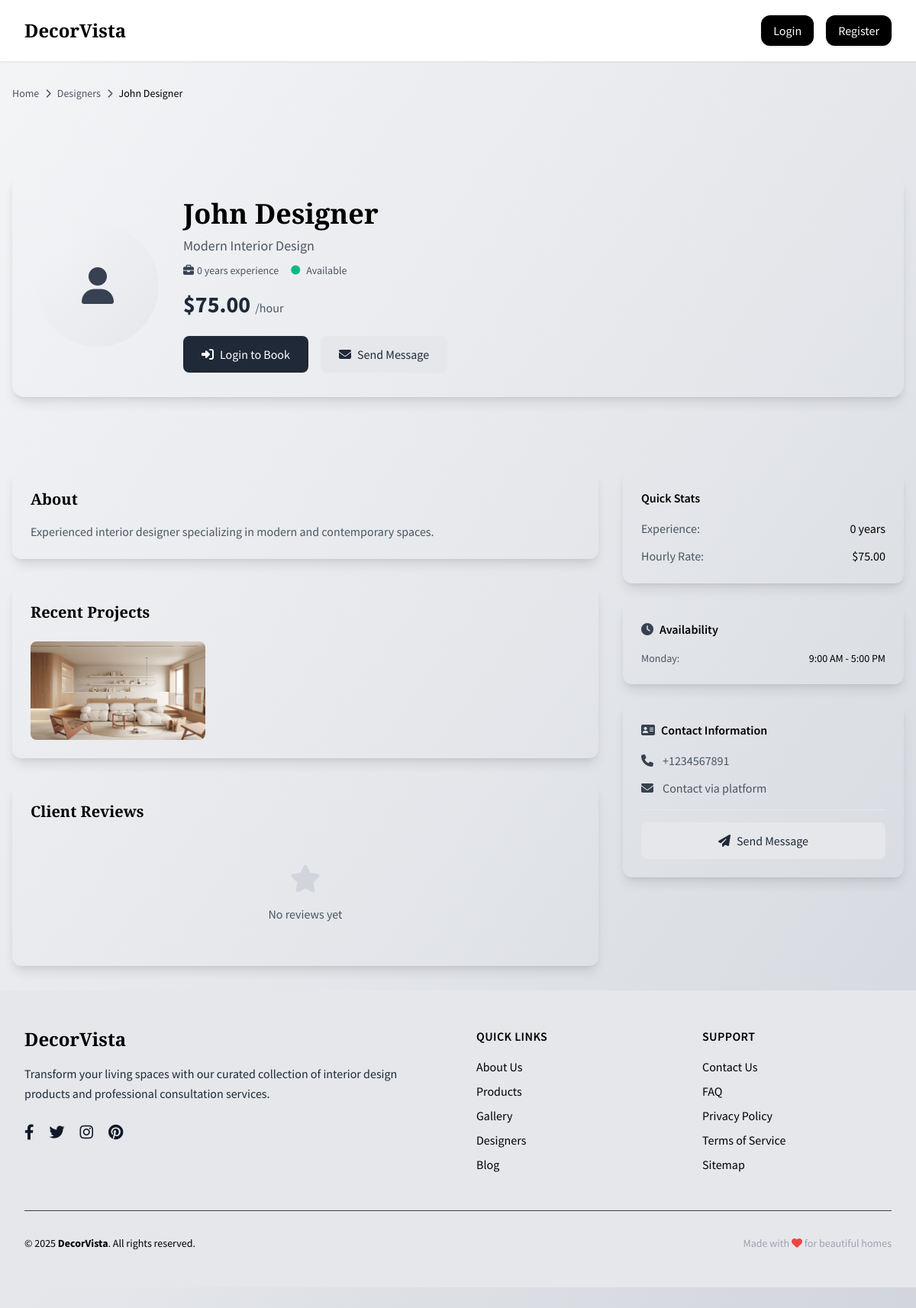
The app's page /designer-profile.php?id=1 with its own data.
### tables this page shows
CREATE TABLE `users` (
  `user_id` int(11) NOT NULL,
  `username` varchar(50) NOT NULL,
  `email` varchar(100) NOT NULL,
  `password` varchar(255) NOT NULL,
  `role` enum('homeowner','designer','admin') NOT NULL DEFAULT 'homeowner',
  `is_active` tinyint(1) NOT NULL DEFAULT 1,
  `created_at` timestamp NOT NULL DEFAULT current_timestamp(),
  `updated_at` timestamp NOT NULL DEFAULT current_timestamp() ON UPDATE current_timestamp()
);

CREATE TABLE `user_details` (
  `detail_id` int(11) NOT NULL,
  `user_id` int(11) NOT NULL,
  `first_name` varchar(50) DEFAULT NULL,
  `last_name` varchar(50) DEFAULT NULL,
  `phone` varchar(20) DEFAULT NULL,
  `address` text DEFAULT NULL,
  `profile_image` varchar(255) DEFAULT NULL,
  `created_at` timestamp NOT NULL DEFAULT current_timestamp(),
  `updated_at` timestamp NOT NULL DEFAULT current_timestamp() ON UPDATE current_timestamp()
);

CREATE TABLE `interior_designers` (
  `designer_id` int(11) NOT NULL,
  `user_id` int(11) NOT NULL,
  `first_name` varchar(50) NOT NULL,
  `last_name` varchar(50) NOT NULL,
  `phone` varchar(20) DEFAULT NULL,
  `address` text DEFAULT NULL,
  `years_experience` int(11) DEFAULT 0,
  `specialization` varchar(100) DEFAULT NULL,
  `portfolio_url` varchar(255) DEFAULT NULL,
  `bio` text DEFAULT NULL,
  `hourly_rate` decimal(10,2) DEFAULT NULL,
  `is_verified` tinyint(1) NOT NULL DEFAULT 0,
  `rating` decimal(3,2) DEFAULT 0.00,
  `total_reviews` int(11) DEFAULT 0,
  `created_at` timestamp NOT NULL DEFAULT current_timestamp(),
  `updated_at` timestamp NOT NULL DEFAULT current_timestamp() ON UPDATE current_timestamp(),
  `availability_status` enum('available','busy','unavailable') NOT NULL DEFAULT 'available'
);

CREATE TABLE `gallery` (
  `gallery_id` int(11) NOT NULL,
  `designer_id` int(11) DEFAULT NULL,
  `title` varchar(200) NOT NULL,
  `description` text DEFAULT NULL,
  `image_url` varchar(500) NOT NULL,
  `room_type` enum('living_room','bedroom','kitchen','bathroom','office','outdoor') NOT NULL,
  `style` enum('modern','traditional','minimalist','rustic','industrial','scandinavian') NOT NULL,
  `color_scheme` varchar(100) DEFAULT NULL,
  `is_featured` tinyint(1) NOT NULL DEFAULT 0,
  `is_active` tinyint(1) NOT NULL DEFAULT 1,
  `created_at` timestamp NOT NULL DEFAULT current_timestamp()
);

CREATE TABLE `designer_availability` (
  `availability_id` int(11) NOT NULL,
  `designer_id` int(11) NOT NULL,
  `day_of_week` enum('monday','tuesday','wednesday','thursday','friday','saturday','sunday') NOT NULL,
  `start_time` time NOT NULL,
  `end_time` time NOT NULL,
  `is_active` tinyint(1) DEFAULT 1,
  `created_at` timestamp NOT NULL DEFAULT current_timestamp(),
  `updated_at` timestamp NOT NULL DEFAULT current_timestamp() ON UPDATE current_timestamp()
);

### designer-profile.php (the view, shortened to what the rows shown need)
<?php
require_once 'config/config.php';
$designer_id = (int)($_GET['id'] ?? 0);
$conn = $db->getConnection();
$designer_query = "SELECT u.user_id, u.username, u.email,
                          ud.first_name, ud.last_name, ud.phone, ud.profile_image,
                          id.designer_id, id.years_experience, id.specialization, id.portfolio_url,
                          id.hourly_rate, id.bio, id.availability_status,
                          id.rating, id.total_reviews
                   FROM users u
                   JOIN user_details ud ON u.user_id = ud.user_id
                   JOIN interior_designers id ON u.user_id = id.user_id
                   WHERE id.designer_id = ? AND u.is_active = 1";
$stmt = $conn->prepare($designer_query);
$stmt->bind_param("i", $designer_id);
$stmt->execute();
$designer = $stmt->get_result()->fetch_assoc();
$availability_query = "SELECT da.day_of_week, da.start_time, da.end_time
                       FROM designer_availability da
                       WHERE da.designer_id = ? AND da.is_active = 1
                       ORDER BY FIELD(da.day_of_week, 'monday', 'tuesday', 'wednesday', 'thursday', 'friday', 'saturday', 'sunday')";
$stmt = $conn->prepare($availability_query);
$stmt->bind_param("i", $designer_id);
$stmt->execute();
$availability = $stmt->get_result()->fetch_all(MYSQLI_ASSOC);
$projects_query = "SELECT * FROM gallery WHERE designer_id = ? AND is_active = 1 ORDER BY created_at DESC LIMIT 6";
$stmt = $conn->prepare($projects_query);
$stmt->bind_param("i", $designer_id);
$stmt->execute();
$projects = $stmt->get_result()->fetch_all(MYSQLI_ASSOC);
include 'includes/header.php';
?>
<main data-scroll-container class="min-h-screen bg-gradient-to-br from-gray-100 via-gray-200 to-gray-300 pb-20">
    <section class="py-8 px-4" data-scroll-section>
        <div class="max-w-7xl mx-auto">
            <nav class="mb-8">
                <ol class="flex items-center space-x-2 text-sm text-gray-600">
                    <li><a href="/index.php" class="hover:text-gray-800 transition-colors duration-300">Home</a></li>
                    <li><i class="fas fa-chevron-right text-xs"></i></li>
                    <li><a href="/designers.php" class="hover:text-gray-800 transition-colors duration-300">Designers</a></li>
                    <li><i class="fas fa-chevron-right text-xs"></i></li>
                    <li class="text-black"><?php echo htmlspecialchars($designer['first_name'] . ' ' . $designer['last_name']); ?></li>
                </ol>
            </nav>
        </div>
    </section>
    <section class="py-8 px-4" data-scroll-section>
        <div class="max-w-7xl mx-auto">
            <div class="bg-white/80 backdrop-blur-lg rounded-2xl p-8 mb-8 shadow-lg hover:shadow-xl transition-shadow duration-300">
                <div class="flex flex-col lg:flex-row lg:items-center lg:space-x-8">
                    <div class="flex-1 text-center lg:text-left">
                        <div class="mb-4">
                            <h1 class="font-heading text-3xl lg:text-4xl font-bold text-black mb-2">
                                <?php echo htmlspecialchars($designer['first_name'] . ' ' . $designer['last_name']); ?>
                            </h1>
                            <?php if ($designer['specialization']): ?>
                                <p class="text-lg text-gray-600 font-medium mb-2">
                                    <?php echo htmlspecialchars($designer['specialization']); ?>
                                </p>
                            <?php endif; ?>
                            <div class="flex flex-wrap justify-center lg:justify-start items-center space-x-4 text-sm text-gray-600">
                                <div class="flex items-center">
                                    <i class="fas fa-briefcase mr-1 text-gray-700"></i>
                                    <?php echo $designer['years_experience']; ?> years experience
                                </div>
                                <div class="flex items-center">
                                    <i class="fas fa-circle text-xs mr-2 <?php
                                        echo $designer['availability_status'] === 'available' ? 'text-green-500' :
                                             ($designer['availability_status'] === 'busy' ? 'text-yellow-500' : 'text-red-500');
                                    ?>"></i>
                                    <?php echo ucfirst($designer['availability_status']); ?>
                                </div>
                            </div>
                        </div>
                        <?php if ($designer['hourly_rate']): ?>
                            <div class="mb-6">
                                <span class="text-2xl lg:text-3xl font-bold text-gray-800">
                                    <?php echo formatPrice($designer['hourly_rate']); ?>
                                </span>
                                <span class="text-gray-600">/hour</span>
                            </div>
                        <?php endif; ?>
                    </div>
                </div>
            </div>
        </div>
    </section>
    <section class="py-8 px-4" data-scroll-section>
        <div class="max-w-7xl mx-auto">
            <div class="grid grid-cols-1 lg:grid-cols-3 gap-8">
                <div class="lg:col-span-2 space-y-8">
                    <?php if ($designer['bio']): ?>
                        <div class="bg-white/80 backdrop-blur-lg rounded-xl p-6 shadow-lg hover:shadow-xl transition-shadow duration-300">
                            <h2 class="font-heading text-xl font-semibold text-black mb-4">About</h2>
                            <div class="prose prose-lg max-w-none text-gray-600">
                                <?php echo nl2br(htmlspecialchars($designer['bio'])); ?>
                            </div>
                        </div>
                    <?php endif; ?>
                    <?php if (!empty($projects)): ?>
                        <div class="bg-white/80 backdrop-blur-lg rounded-xl p-6 shadow-lg hover:shadow-xl transition-shadow duration-300">
                            <h2 class="font-heading text-xl font-semibold text-black mb-6">Recent Projects</h2>
                            <div class="grid grid-cols-1 sm:grid-cols-2 lg:grid-cols-3 gap-4">
                                <?php foreach ($projects as $project): ?>
                                    <div class="aspect-square rounded-lg overflow-hidden group cursor-pointer">
                                        <img src="<?php echo htmlspecialchars($project['image_url']); ?>"
                                             alt="<?php echo htmlspecialchars($project['title']); ?>"
                                             class="w-full h-full object-cover group-hover:scale-105 transition-transform duration-300"
                                             onclick="openProjectModal('<?php echo htmlspecialchars($project['image_url']); ?>', '<?php echo htmlspecialchars($project['title']); ?>', '<?php echo htmlspecialchars($project['description']); ?>')">
                                    </div>
                                <?php endforeach; ?>
                            </div>
                        </div>
                    <?php endif; ?>
                    <div class="bg-white/80 backdrop-blur-lg rounded-xl p-6 shadow-lg hover:shadow-xl transition-shadow duration-300">
                        <div class="flex justify-between items-center mb-6">
                            <h2 class="font-heading text-xl font-semibold text-black">Client Reviews</h2>
                        </div>
                    </div>
                </div>
                <div class="space-y-6">
                    <div class="bg-white/80 backdrop-blur-lg rounded-xl p-6 shadow-lg hover:shadow-xl transition-shadow duration-300">
                        <div class="space-y-3">
                            <div class="flex justify-between">
                                <span class="text-gray-600">Experience:</span>
                                <span class="font-medium text-black"><?php echo $designer['years_experience']; ?> years</span>
                            </div>
                            <?php if ($designer['hourly_rate']): ?>
                                <div class="flex justify-between">
                                    <span class="text-gray-600">Hourly Rate:</span>
                                    <span class="font-medium text-black"><?php echo formatPrice($designer['hourly_rate']); ?></span>
                                </div>
                            <?php endif; ?>
                        </div>
                    </div>
                    <?php if (!empty($availability)): ?>
                        <div class="bg-white/80 backdrop-blur-lg rounded-xl p-6 shadow-lg hover:shadow-xl transition-shadow duration-300">
                            <div class="space-y-2">
                                <?php foreach ($availability as $slot): ?>
                                    <div class="flex justify-between text-sm">
                                        <span class="text-gray-600 capitalize"><?php echo $slot['day_of_week']; ?>:</span>
                                        <span class="font-medium text-black">
                                            <?php echo date('g:i A', strtotime($slot['start_time'])); ?> -
                                            <?php echo date('g:i A', strtotime($slot['end_time'])); ?>
                                        </span>
                                    </div>
                                <?php endforeach; ?>
                            </div>
                        </div>
                    <?php endif; ?>
                    <div class="bg-white/80 backdrop-blur-lg rounded-xl p-6 shadow-lg hover:shadow-xl transition-shadow duration-300">
                        <div class="space-y-3">
                            <?php if ($designer['phone']): ?>
                                <div class="flex items-center space-x-3">
                                    <i class="fas fa-phone text-gray-700"></i>
                                    <span class="text-gray-600"><?php echo htmlspecialchars($designer['phone']); ?></span>
                                </div>
                            <?php endif; ?>
                        </div>
                    </div>
                </div>
            </div>
        </div>
    </section>
    <?php include 'includes/footer.php'; ?>

### records on screen
users: user_details.first_name+last_name "John Designer", interior_designers.specialization "Modern Interior Design", interior_designers.years_experience "0", interior_designers.availability_status "Available", interior_designers.hourly_rate "$75.00", interior_designers.bio "Experienced interior designer specializing in modern and contemporary spaces.", user_details.phone "+1234567891"
gallery: image_url (picture)
designer_availability: day_of_week "Monday", start_time "9:00 AM", end_time "5:00 PM"
